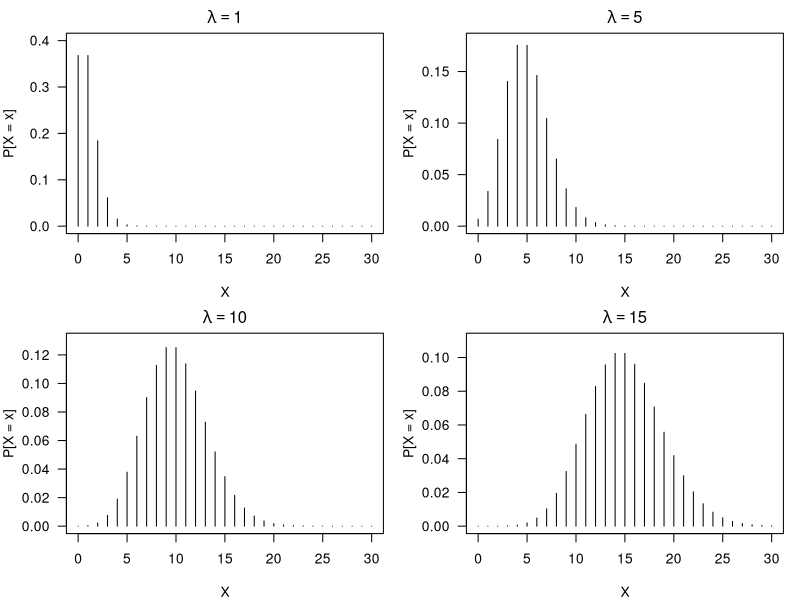

Write R code to recreate this figure.
## ---- chunk 1
library(tufte)
library(xtable)
library(knitr, quietly = TRUE)
opts_chunk$set(
               cache = TRUE,
               tidy = FALSE,
               comment = "#",
               collapse = TRUE,
               fig.align = "center",
               fig.path = "figures/",
               cache.path = "cache/"
           )
## ---- chunk 2
par(mfrow=c(2,2), mar=c(4,4,2,1), mgp=c(3,1,0), las=1)
plot(0:30, dpois(x = 0:30, lambda = 1), type = "h",
xlab = "X", ylab = "P[X = x]", main = expression(lambda == 1),
ylim = c(0,.4))
plot(0:30, dpois(x = 0:30, lambda = 5), type = "h",
xlab = "X", ylab = "P[X = x]", main = expression(lambda == 5),
ylim = c(0,.18))
plot(0:30, dpois(x = 0:30, lambda = 10), type = "h",
xlab = "X", ylab = "P[X = x]", main = expression(lambda == 10),
ylim = c(0,.13))
plot(0:30, dpois(x = 0:30, lambda = 15), type = "h",
xlab = "X", ylab = "P[X = x]", main = expression(lambda == 15),
ylim = c(0,.11))
